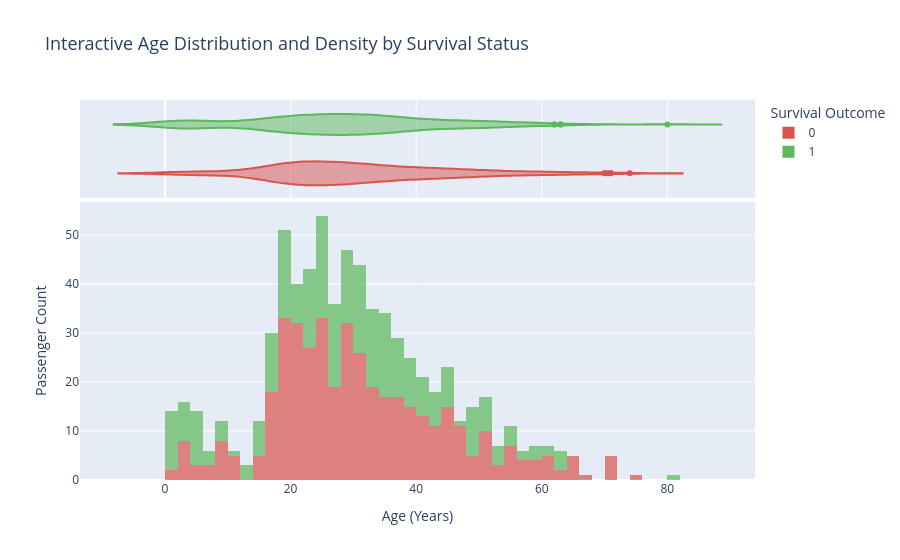

The notebook cell saved with this chart:
### Code cell
# 5. Interactive Age Distribution (Histogram & Density Curve)
fig_age = px.histogram(
    df.dropna(subset=['Age']),
    x='Age',
    color='Survived',
    marginal='violin',
    nbins=40,
    title='Interactive Age Distribution and Density by Survival Status',
    color_discrete_map={0: '#d9534f', 1: '#5cb85c'},
    opacity=0.7,
    labels={'Survived': 'Survival Outcome'}
)
fig_age.update_layout(title_font=dict(size=18), xaxis_title="Age (Years)", yaxis_title="Passenger Count")

html_age_path = os.path.join(viz_dir, 'age_distribution.html')
fig_age.write_html(html_age_path)
print(f"Saved: {html_age_path}")
fig_age.show()

### Figure 1 — Plotly figure (JSON) as saved in the notebook; plotly's stock layout.template omitted (floating-point values rounded to 4 significant figures; data arrays with more than 128 entries replaced by an {"elided": "..."} marker saying what was removed)
{"data": [{"alignmentgroup": "True", "bingroup": "x", "hovertemplate": "Survival Outcome=0<br>Age=%{x}<br>count=%{y}<extra></extra>", "legendgroup": "0", "marker": {"color": "#d9534f", "opacity": 0.7, "pattern": {"shape": ""}}, "name": "0", "nbinsx": 40, "offsetgroup": "0", "orientation": "v", "showlegend": true, "type": "histogram", "x": {"elided": "424 float values"}, "xaxis": "x", "yaxis": "y"}, {"alignmentgroup": "True", "hovertemplate": "Survival Outcome=0<br>Age=%{x}<extra></extra>", "legendgroup": "0", "marker": {"color": "#d9534f"}, "name": "0", "offsetgroup": "0", "scalegroup": "x", "showlegend": false, "type": "violin", "x": {"elided": "424 float values"}, "xaxis": "x2", "yaxis": "y2"}, {"alignmentgroup": "True", "bingroup": "x", "hovertemplate": "Survival Outcome=1<br>Age=%{x}<br>count=%{y}<extra></extra>", "legendgroup": "1", "marker": {"color": "#5cb85c", "opacity": 0.7, "pattern": {"shape": ""}}, "name": "1", "nbinsx": 40, "offsetgroup": "1", "orientation": "v", "showlegend": true, "type": "histogram", "x": {"elided": "290 float values"}, "xaxis": "x", "yaxis": "y"}, {"alignmentgroup": "True", "hovertemplate": "Survival Outcome=1<br>Age=%{x}<extra></extra>", "legendgroup": "1", "marker": {"color": "#5cb85c"}, "name": "1", "offsetgroup": "1", "scalegroup": "x", "showlegend": false, "type": "violin", "x": {"elided": "290 float values"}, "xaxis": "x2", "yaxis": "y2"}], "layout": {"barmode": "relative", "legend": {"title": {"text": "Survival Outcome"}, "tracegroupgap": 0}, "title": {"font": {"size": 18}, "text": "Interactive Age Distribution and Density by Survival Status"}, "xaxis": {"anchor": "y", "domain": [0.0, 1.0], "title": {"text": "Age (Years)"}}, "xaxis2": {"anchor": "y2", "domain": [0.0, 1.0], "matches": "x", "showgrid": true, "showticklabels": false}, "yaxis": {"anchor": "x", "domain": [0.0, 0.7326], "title": {"text": "Passenger Count"}}, "yaxis2": {"anchor": "x2", "domain": [0.7426, 1.0], "matches": "y2", "showgrid": false, "showline": false, "showticklabels": false, "ticks": ""}}}
